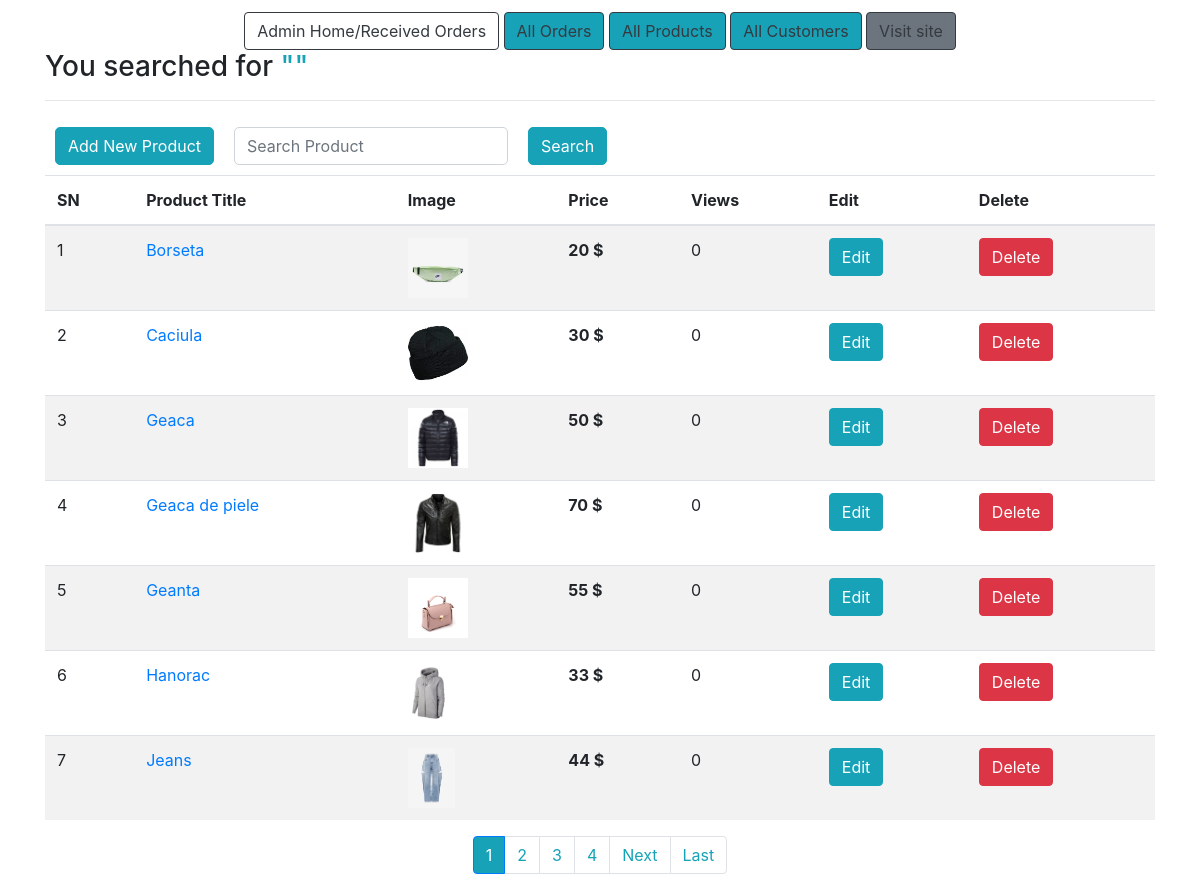
Before: /adminsearch/ with the older database file.
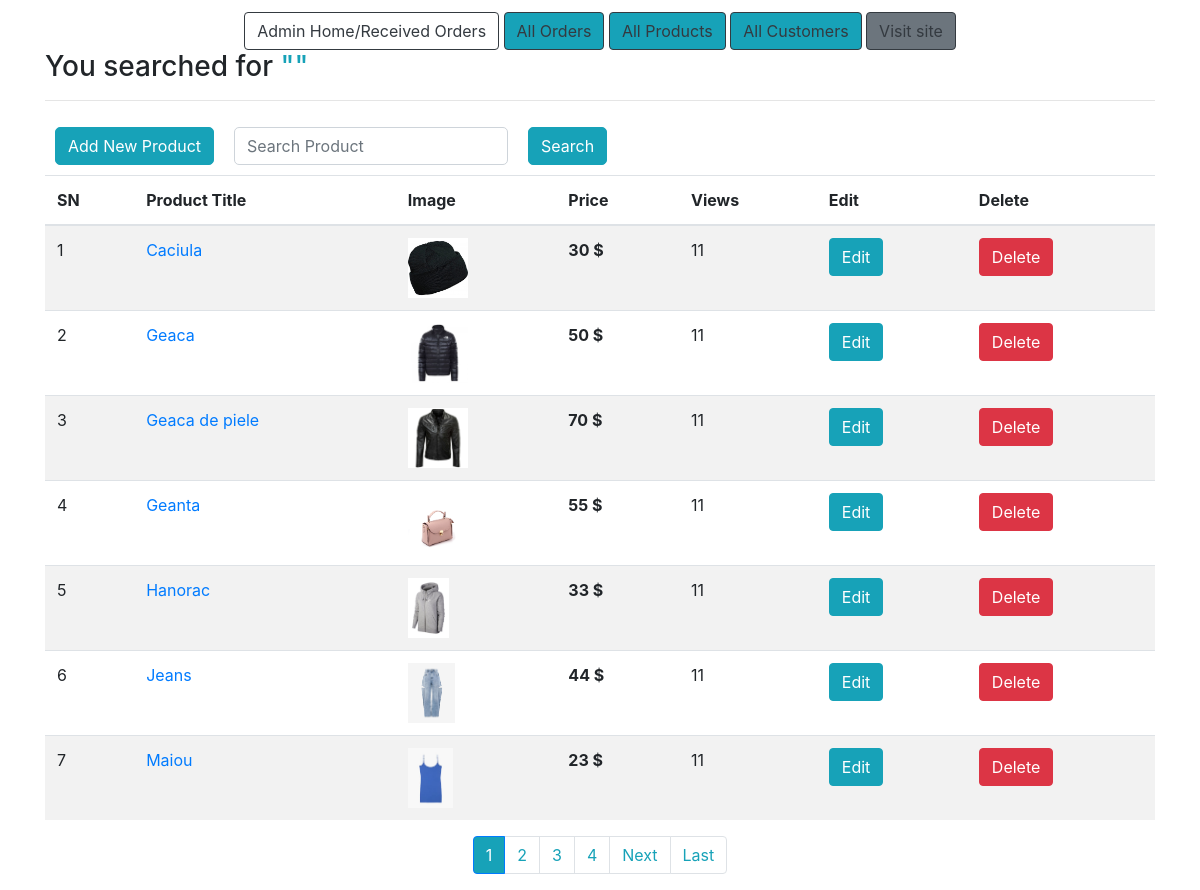
After: the same page with the newer database file.
### ecomm/models.py (models this page shows, shortened)
class Product(models.Model):
	title = models.CharField(max_length=200)
	slug = models.SlugField(unique=True)
	image = models.ImageField(upload_to='products')
	price = models.PositiveIntegerField()
	description = models.TextField()
	view_count = models.PositiveIntegerField(default=0)

### ecomm/views.py (the view)
# urls.py: path("adminsearch/", AdminSearchView.as_view(), name="adminsearches"),
class AdminSearchView(EcomMixin, TemplateView):
	template_name = 'adminpages/adminsearch.html'
	def get_context_data(self, **kwargs):
		context = super().get_context_data(**kwargs)
		searched_products = Product.objects.all()
		kw = self.request.GET.get('search')
		if kw:
			searched_products = Product.objects.filter(Q(title__icontains=kw) | Q(description__icontains=kw)).order_by(
				'title')
		paginator = Paginator(searched_products, 7)
		page = self.request.GET.get('page')
		try:
			results = paginator.page(page)
		except PageNotAnInteger:
			results = paginator.page(1)
		except EmptyPage:
			results = paginator.page(paginator.num_pages)
		context['results'] = results
		context['search_query'] = kw
		if kw:
			context['search_query'] = kw
			context['search_url'] = f'?search={kw}&'
		return context

### ecomm/views.py (called while the page is built)
	def get_context_data(self, **kwargs):
		context = super().get_context_data(**kwargs)
		cart_id = self.request.session.get("cart_id")
		if cart_id:
			cart_obj = Cart.objects.get(id=cart_id)
			if self.request.user.is_authenticated and self.request.user.customer:
				cart_obj.customer = self.request.user.customer
				cart_obj.save()
			context['cart'] = cart_obj
		return context

### templates/adminpages/adminsearch.html (shortened to what this page needs)
{% extends 'adminpages/adminbase.html' %}
{% block content %}
<div class="container">
    <div class="row">
        <div class="col-md-12">
            <h3>You searched for <span class="text-info">"{{request.GET.search}}"</span></h3><hr>
            <div style="display: flex; align-items: center;">
            <a href="{% url 'ecomm:adminproductcreate' %}" class="btn btn-info" style="margin:10px; border-radius: 5px;">Add New Product</a>
            <form class="d-flex" method="GET" action="{% url 'ecomm:adminsearches' %}" >
            <input class="form-control me-2" type="search" placeholder="Search Product" aria-label="Search"
                   style="margin:10px; border-radius: 5px;" name="search"  required>
            <button class="btn btn-info" type="submit" style="margin:10px; border-radius: 5px;">Search</button>
        </form>
            </div>
            <table class="table table-striped">
                <thead>
                    <tr>
                        <th>SN</th>
                        <th>Product Title</th>
                        <th>Image</th>
                        <th>Price</th>
                        <th>Views</th>
                        <th>Edit</th>
                        <th>Delete</th>
                    </tr>
                </thead>
                <tbody>
                    {% for result in results %}
                    <tr>
                        <td>{{forloop.counter}}</td>
                        <td><a href="{% url 'ecomm:productdetail' result.slug %}">{{result.title}}</a></td>
                        <td><a href="{% url 'ecomm:productdetail' result.slug %}"><img src="{{result.image.url}}" style="height: 60px;" alt=""></a></td>
                        <td><strong>{{result.price}} $</strong></td>
                        <td>{{result.view_count}}</td>
                        <td><a href="{% url 'ecomm:adminproductedit' result.id %}" class="btn btn-info" style="">Edit</a></td>
                        <td><a href="{% url 'ecomm:adminproductdelete' result.id %}" class="btn btn-danger" style="">Delete</a></td>
                    </tr>
                    {% endfor %}
                </tbody>
            </table>
        </div>
    </div>
</div>
<nav aria-label="..." class="">
        <ul class="pagination justify-content-center">
            {% for i in results.paginator.page_range %}
            {% if i == results.number %}
            <li class="page-item active"><a class="page-link bg-info">{{i}}</a></li>
            {% else %}
            <li class="page-item"><a class="page-link text-info" href="{{ search_url }}page={{i}}">{{i}}</a></li>
            {% endif %}
            {% endfor %}
            {% if results.has_next %}
            <li class="page-item">
                <a class="page-link text-info" href="{{ search_url }}page={{ results.next_page_number }}">Next</a>
            </li>
            <li class="page-item"><a class="page-link text-info" href="{{ search_url }}page={{ results.paginator.num_pages }}">Last
                    </a></li>
            {% endif %}
        </ul>
      </nav>
{% endblock %}

### templates/adminpages/adminbase.html (shortened to what this page needs)
<!DOCTYPE html>
<html lang="en">
<head>
    <link rel="stylesheet" href="https://stackpath.bootstrapcdn.com/bootstrap/4.5.2/css/bootstrap.min.css">
</head>
<body>
    <div class="container" style="margin-top:1%" align="center">
        <a class="btn btn-outline-dark btn-secndary"  href="{% url 'ecomm:adminhome' %}">Admin Home/Received Orders</a>
        <a class="btn btn-outline-dark btn-info" href="{% url 'ecomm:adminorderlist' %}">All Orders</a>
        <a class="btn btn-outline-dark btn-info" href="{% url 'ecomm:adminproductlist' %}">All Products</a>
        <a class="btn btn-outline-dark btn-info" href="{% url 'ecomm:admincustomerlist' %}">All Customers</a>
        <a class="btn btn-outline-dark btn-secondary" href="{% url 'ecomm:home' %}">Visit site</a>
    </div>
    {% block content %}
    {% endblock %}
</body>
</html>

Changed rows visible on the page:
removed Product: title "Borseta", image (picture), price "20", view_count "0"
changed Product "Caciula": view_count "0" → "11"
changed Product "Geaca": view_count "0" → "11"
changed Product "Geaca de piele": view_count "0" → "11"
changed Product "Geanta": view_count "0" → "11"
changed Product "Hanorac": view_count "0" → "11"
changed Product "Jeans": view_count "0" → "11"
now on this page (row edited): Product: title "Maiou", image (picture), price "23", view_count "11"
